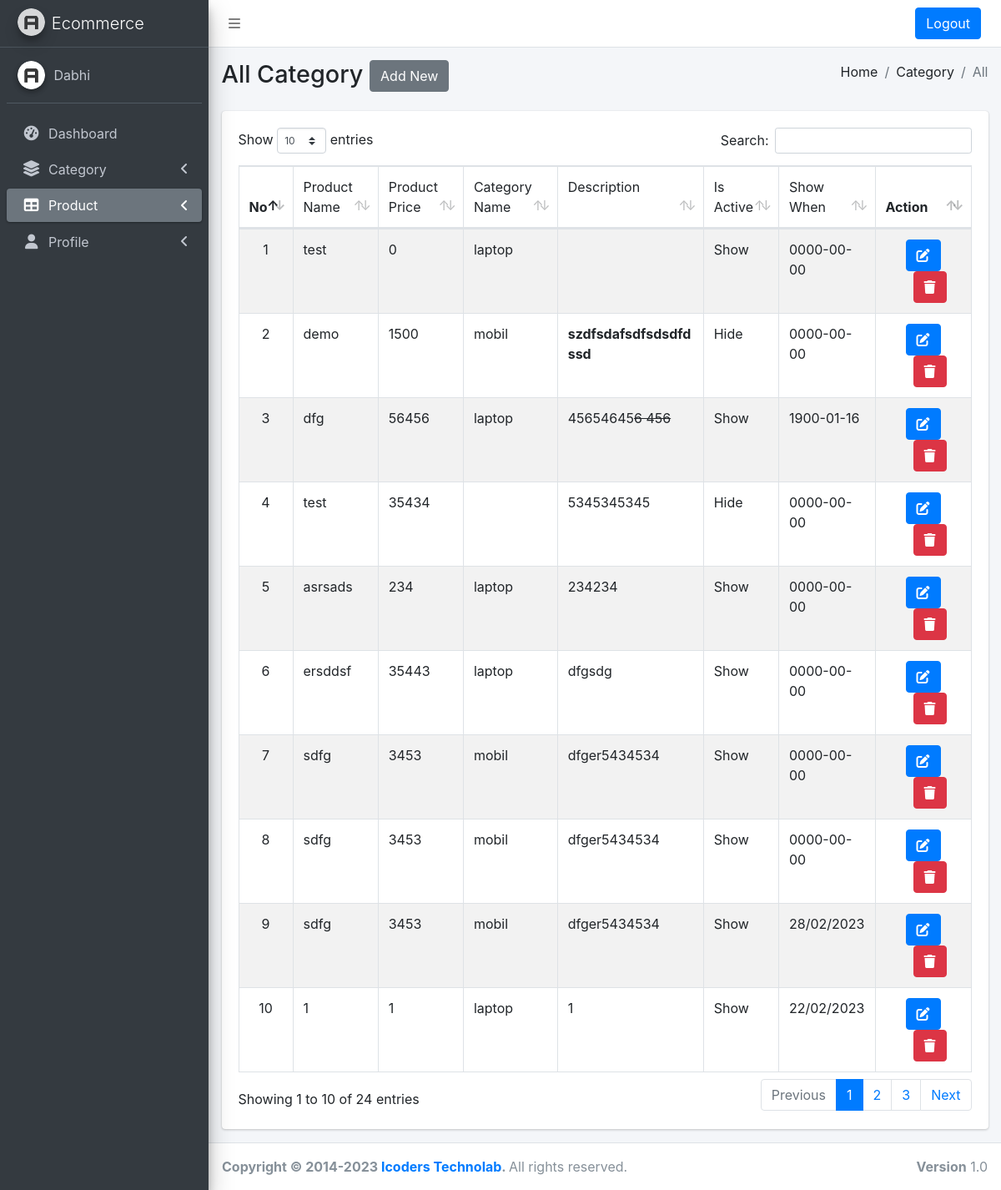
Page /admin/ecommerce/admin/display_product.php (signed in) on the committed database.
### tables this page shows
CREATE TABLE `product` (
  `id` int(11) NOT NULL,
  `product_name` varchar(255) NOT NULL,
  `product_price` int(11) NOT NULL,
  `parent_category_id` int(11) NOT NULL,
  `description` text NOT NULL,
  `is_active` int(1) NOT NULL,
  `show_when` varchar(10) NOT NULL
);

CREATE TABLE `category` (
  `id` int(11) NOT NULL,
  `parent_category_id` int(11) NOT NULL,
  `category_name` varchar(100) NOT NULL
);

### admin/ecommerce/admin/display_product.php (the view, shortened to what this page needs)
<!DOCTYPE html>
<html lang="en">
  <head>
    <?php
      require_once 'include/headerscript.php';
    ?>
  </head>
  <body class="hold-transition sidebar-mini">
    <div class="wrapper">
      <?php
        require_once 'include/header.php';
      ?>
      <div class="content-wrapper">
        <section class="content-header">
          <div class="container-fluid">
            <div class="row mb-2">
              <div class="col-sm-6">
                <h1>All Category <a href="add_product.php" class="btn btn-secondary">Add New</a></h1>
              </div>
              <div class="col-sm-6">
                <ol class="breadcrumb float-sm-right">
                  <li class="breadcrumb-item">Home</li>
                  <li class="breadcrumb-item">Category</li>
                  <li class="breadcrumb-item active">All</li>
                </ol>
              </div>
            </div>
          </div>
        </section>
        <section class="content designation-all">
          <div class="container-fluid">
            <div class="row">
              <div class="col-12">
                <div class="card">
                  <div class="card-body">
                    <table id="product_table" class="table table-bordered table-striped">
                      <thead>
                        <tr>
                          <th class="no">No</th>
                          <td>Product Name </td>
                          <td>Product Price</td>
                          <td>Category Name</td>
                          <td>Description</td>
                          <td>Is Active</td>
                          <td>Show When</td>
                          <th class="action">Action</th>
                        </tr>
                      </thead>
                      <tbody>
                        <?php
                          $count= 0;
                          $qry1 = "select * from product";
                          $res1 = mysqli_query($con,$qry1);
                          while($row1= mysqli_fetch_array($res1)){
                            $count  = $count + 1;
                        ?>
                        <tr>
                          <td align="center"><?php echo $count; ?></td>
                          <td><?php echo $row1['product_name']; ?></td>
                          <td><?php echo $row1['product_price']; ?></td>
                          <td>
                            <?php
                              $category_parent_name =$row1['parent_category_id'];
                              $qry2 = "select * from category where id='$category_parent_name'";
                              $res2 = mysqli_query($con,$qry2);
                                while($row2 = mysqli_fetch_array($res2)){
                                  echo $row2['category_name'];
                                }
                            ?>
                          </td>
                          <td><?php echo $row1['description']; ?></td>
                          <td><?php if($row1['is_active'] == "0"){echo "Hide";}else{ echo "Show"; }  ?></td>
                          <td><?php echo $row1['show_when'] ?></td>
                          <td align="center">
                            <a href="edit_product.php?edit_id=<?php echo $row1['id']; ?>" class="btn btn-primary">
                              <i class="nav-icon fa fa-edit"></i>
                            </a>
                            <a onclick="return checkdelete()" href="display_product.php?delete_id=<?php echo $row1['id']; ?>" class="btn btn-danger ml-3">
                              <i class="nav-icon fa fa-trash"></i>
                            </a>
                          </td>
                        </tr>
                        <?php
                         }
                        ?>
                      </tbody>
                    </table>
                  </div>
                </div>
              </div>
            </div>
          </div>
        </section>
      </div>
      <footer class="main-footer">
        <?php
          require_once "include/footer.php";
        ?>
      </footer>
    </div>
  </body>
</html>

### admin/ecommerce/admin/include/headerscript.php
<link rel="stylesheet" href="asset/css/style.css">
<link rel="stylesheet" href="https://cdnjs.cloudflare.com/ajax/libs/font-awesome/6.2.1/css/all.min.css">
<link rel="stylesheet" href="asset/dist/css/adminlte.min.css">
<link rel="stylesheet" href="asset/plugins/toastr/toastr.min.css">
<link href="asset/dist/css/select2.min.css" rel="stylesheet" />
<link rel="stylesheet" href="asset/plugins/datatables-bs4/css/dataTables.bootstrap4.min.css">
<link rel="stylesheet" href="asset/plugins/datatables-responsive/css/responsive.bootstrap4.min.css">
<link rel="stylesheet" href="asset/plugins/datatables-buttons/css/buttons.bootstrap4.min.css">
<link rel="stylesheet" href="asset/plugins/datatables/css/buttons.dataTables.min.css">
<link rel="stylesheet" href="//code.jquery.com/ui/1.13.2/themes/base/jquery-ui.css">

### admin/ecommerce/admin/include/header.php (shortened to what this page needs)
<nav class="main-header navbar navbar-expand navbar-white navbar-light">
  <ul class="navbar-nav">
    <li class="nav-item">
      <a class="nav-link" data-widget="pushmenu" href="#" role="button"><i class="fas fa-bars"></i></a>
    </li>
  </ul>
  <ul class="navbar-nav ml-auto">
    <li class="nav-item">
      <a href="logout.php" class="btn btn-primary mr-3" href="#" role="button">
        Logout
      </a>
    </li>
  </ul>
</nav>
<?php
  require_once 'sidebar.php';
?>

### admin/ecommerce/admin/include/sidebar.php (shortened to what this page needs)
<?php
  $activePage = basename($_SERVER['PHP_SELF'], ".php");
?>
<aside class="main-sidebar sidebar-dark-primary elevation-4">
  <a href="" class="brand-link">
    <img src="asset/dist/img/AdminLTELogo.png" alt="AdminLTE Logo" class="brand-image img-circle elevation-3" style="opacity: .8">
    <span class="brand-text font-weight-light">Ecommerce</span>
  </a>
  <div class="sidebar">
    <div class="user-panel mt-3 pb-3 mb-3 d-flex">
      <div class="image">
        <img src="asset/dist/img/AdminLTELogo.png" class="img-circle elevation-2" alt="User Image">
      </div>
      <div class="info">
        <a href="#" class="d-block"><?php echo $_SESSION['first_name']; ?></a>
      </div>
    </div>
    <nav class="mt-2" id="toggle">
      <ul class="nav nav-pills nav-sidebar flex-column" data-widget="treeview" role="menu" data-accordion="false">
        <li class="nav-item">
          <a href="dashboard.php" class="nav-link <?= ($activePage == 'dashboard') ? 'active':''; ?>">
            <i class="nav-icon fas fa-tachometer-alt"></i>
            <p>
              Dashboard
            </p>
          </a>
        </li>
        <li class="nav-item">
          <a href="#" class="nav-link <?php if($activePage == 'add_category' || $activePage ==  'display_category'){ echo "active";} ?>">
            <i class="nav-icon fa-sharp fa-solid fa-layer-group"></i>
            <p>
              Category
              <i class="right fas fa-angle-left"></i>
            </p>
          </a>
        </li>
        <li class="nav-item">
          <a href="#" class="nav-link <?php if($activePage == 'add_product' || $activePage ==  'display_product'){ echo "active";} ?>">
            <i class="nav-icon fas fa-table"></i>
            <p>
              Product
              <i class="right fas fa-angle-left"></i>
            </p>
          </a>
        </li>
        <li class="nav-item">
          <a href="#" class="nav-link <?php if($activePage == 'change_pwd'){ echo "active";} ?>">
            <i class="nav-icon fa fa-user"></i>
            <p>
              Profile
              <i class="right fas fa-angle-left"></i>
            </p>
          </a>
        </li>
      </ul>
    </nav>
  </div>
</aside>

### admin/ecommerce/admin/include/footer.php
<div class="float-right d-none d-sm-block">
  <b>Version</b> 1.0
</div>
<strong>Copyright &copy; 2014-<?php echo date("Y"); ?>
  <a href="https://icoders.co.in/">Icoders Technolab</a>.
</strong> All rights reserved.

### admin/ecommerce/admin/asset/css/style.css (style rules this page uses)
th.action { width: 100px; }
.no { width: 20px; }
tbody td { max-width: 150px; }
.sidebar-dark-primary .nav-sidebar>.nav-item>.nav-link.active { background-color: #007C90; }

### rows in the picture
product: product_name "test", product_price "0", is_active "Show", show_when "0000-00-00"
category: category_name "laptop"
product: product_name "demo", product_price "1500", description "szdfsdafsdfsdsdfdssd", is_active "Hide", show_when "0000-00-00"
category: category_name "mobil"
product: product_name "dfg", product_price "56456", description "45654645 6 456", is_active "Show", show_when "1900-01-16"
product: product_name "test", product_price "35434", description "5345345345", is_active "Hide", show_when "0000-00-00"
product: product_name "asrsads", product_price "234", description "234234", is_active "Show", show_when "0000-00-00"
product: product_name "ersddsf", product_price "35443", description "dfgsdg", is_active "Show", show_when "0000-00-00"
product: product_name "sdfg", product_price "3453", description "dfger5434534", is_active "Show", show_when "0000-00-00"
product: product_name "sdfg", product_price "3453", description "dfger5434534", is_active "Show", show_when "0000-00-00"
product: product_name "sdfg", product_price "3453", description "dfger5434534", is_active "Show", show_when "28/02/2023"
product: product_name "1", product_price "1", description "1", is_active "Show", show_when "22/02/2023"

### other values in the picture
$_SESSION['first_name'] "Dabhi"
